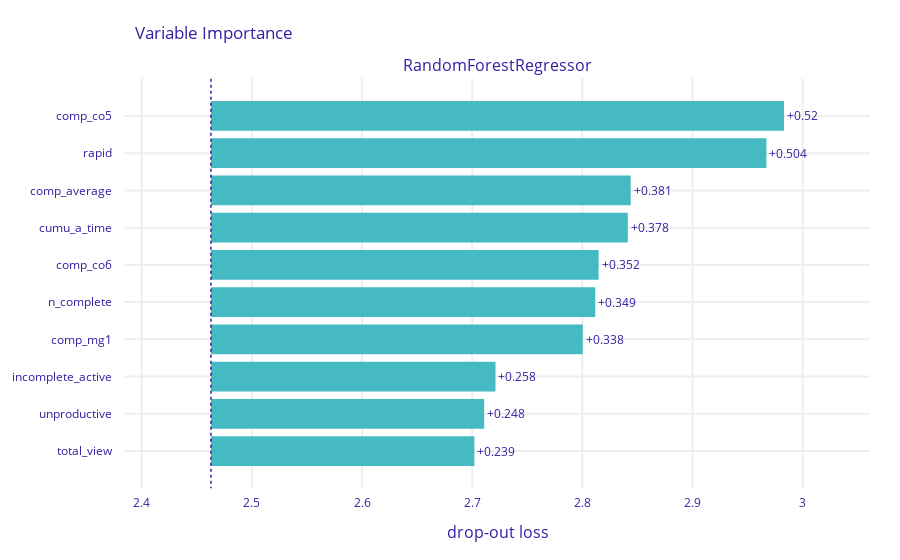
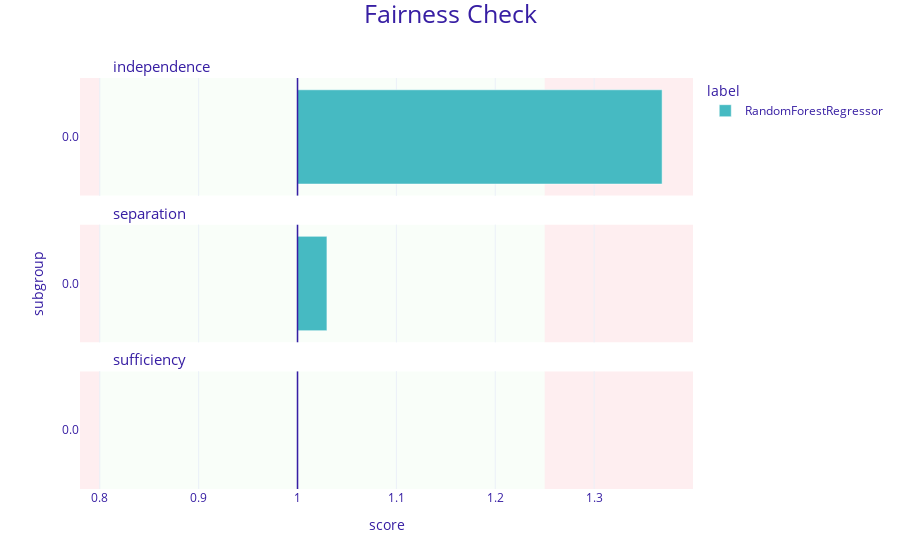
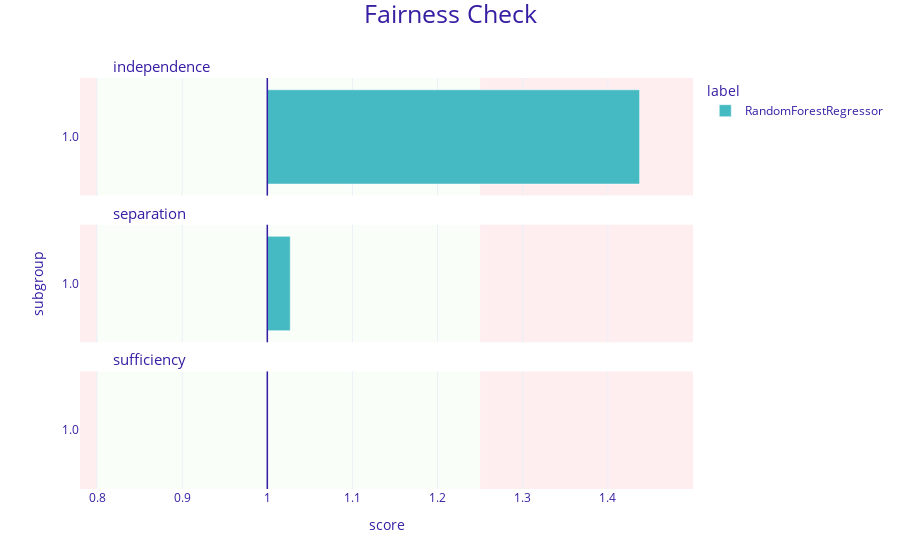
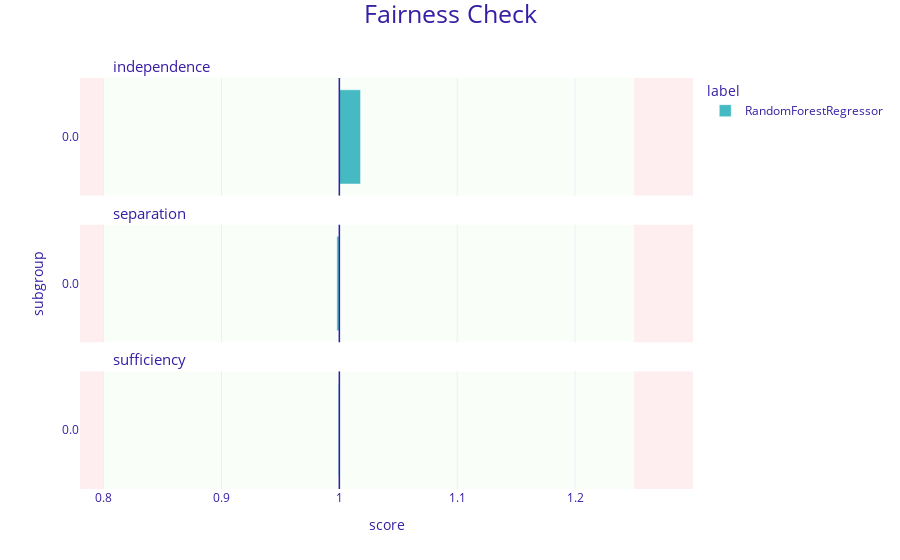

The notebook cell saved with these charts, in order:
### Code cell
run_regressor("rf", "sbst", features, protecteds)

### Figure 1 — Plotly figure (JSON) as saved in the notebook; plotly's stock layout.template omitted (floating-point values rounded to 4 significant figures)
{"data": [{"base": 2.463, "hoverinfo": "text", "hoverlabel": {"bgcolor": "rgba(0, 0, 0, 0.8)"}, "hovertext": ["Model: RandomForestRegressor loss after<br>variable: comp_co5 is permuted: 2.983<br>Drop-out loss change: +0.52", "Model: RandomForestRegressor loss after<br>variable: rapid is permuted: 2.967<br>Drop-out loss change: +0.504", "Model: RandomForestRegressor loss after<br>variable: comp_average is permuted: 2.844<br>Drop-out loss change: +0.381", "Model: RandomForestRegressor loss after<br>variable: cumu_a_time is permuted: 2.841<br>Drop-out loss change: +0.378", "Model: RandomForestRegressor loss after<br>variable: comp_co6 is permuted: 2.815<br>Drop-out loss change: +0.352", "Model: RandomForestRegressor loss after<br>variable: n_complete is permuted: 2.812<br>Drop-out loss change: +0.349", "Model: RandomForestRegressor loss after<br>variable: comp_mg1 is permuted: 2.8<br>Drop-out loss change: +0.338", "Model: RandomForestRegressor loss after<br>variable: incomplete_active is permuted: 2.721<br>Drop-out loss change: +0.258", "Model: RandomForestRegressor loss after<br>variable: unproductive is permuted: 2.711<br>Drop-out loss change: +0.248", "Model: RandomForestRegressor loss after<br>variable: total_view is permuted: 2.702<br>Drop-out loss change: +0.239"], "marker": {"color": "#46bac2"}, "orientation": "h", "showlegend": false, "text": ["+0.52", "+0.504", "+0.381", "+0.378", "+0.352", "+0.349", "+0.338", "+0.258", "+0.248", "+0.239"], "textposition": "outside", "type": "bar", "x": [0.5203, 0.5043, 0.3811, 0.3784, 0.3519, 0.3489, 0.3375, 0.2583, 0.2481, 0.2391], "xaxis": "x", "y": ["comp_co5", "rapid", "comp_average", "cumu_a_time", "comp_co6", "n_complete", "comp_mg1", "incomplete_active", "unproductive", "total_view"], "yaxis": "y"}], "layout": {"annotations": [{"font": {"size": 16}, "showarrow": false, "text": "RandomForestRegressor", "x": 0.5, "xanchor": "center", "xref": "paper", "y": 1, "yanchor": "bottom", "yref": "paper"}, {"font": {"size": 16}, "showarrow": false, "text": "drop-out loss", "x": 0.5, "xanchor": "center", "xref": "paper", "y": 0, "yanchor": "top", "yref": "paper", "yshift": -30}], "autosize": true, "font": {"color": "#371ea3"}, "margin": {"b": 71, "r": 30, "t": 78}, "shapes": [{"line": {"color": "#371ea3", "dash": "dot", "width": 1.5}, "type": "line", "x0": 2.463, "x1": 2.463, "xref": "x", "y0": -1, "y1": 10, "yref": "y"}], "title": {"text": "Variable Importance", "x": 0.15}, "xaxis": {"anchor": "y", "automargin": true, "domain": [0, 1], "fixedrange": true, "gridwidth": 2, "range": [2.385, 3.061], "tickcolor": "white", "ticklen": 3, "ticks": "outside", "type": "linear", "zeroline": false}, "yaxis": {"anchor": "x", "automargin": true, "autorange": true, "domain": [0, 1], "fixedrange": true, "gridwidth": 2, "range": [10.04, -1.035], "tickcolor": "white", "ticklen": 10, "ticks": "outside", "type": "category"}}}

### Figure 2 — Plotly figure (JSON) as saved in the notebook; plotly's stock layout.template omitted (floating-point values rounded to 4 significant figures)
{"data": [{"alignmentgroup": "True", "customdata": [["0.0", 1.369, "RandomForestRegressor"]], "hovertemplate": "<b>%{customdata[2]}</b><br>Subgroup: %{customdata[0]}<br>Score: %{customdata[1]}<br><extra></extra>", "legendgroup": "RandomForestRegressor", "marker": {"color": "#46bac2", "pattern": {"shape": ""}}, "name": "RandomForestRegressor", "offsetgroup": "RandomForestRegressor", "orientation": "h", "showlegend": true, "textposition": "auto", "type": "bar", "x": [0.3688], "xaxis": "x3", "y": [0.5], "yaxis": "y3"}, {"alignmentgroup": "True", "customdata": [["0.0", 1.03, "RandomForestRegressor"]], "hovertemplate": "<b>%{customdata[2]}</b><br>Subgroup: %{customdata[0]}<br>Score: %{customdata[1]}<br><extra></extra>", "legendgroup": "RandomForestRegressor", "marker": {"color": "#46bac2", "pattern": {"shape": ""}}, "name": "RandomForestRegressor", "offsetgroup": "RandomForestRegressor", "orientation": "h", "showlegend": false, "textposition": "auto", "type": "bar", "x": [0.02975], "xaxis": "x2", "y": [0.5], "yaxis": "y2"}, {"alignmentgroup": "True", "customdata": [["0.0", 1, "RandomForestRegressor"]], "hovertemplate": "<b>%{customdata[2]}</b><br>Subgroup: %{customdata[0]}<br>Score: %{customdata[1]}<br><extra></extra>", "legendgroup": "RandomForestRegressor", "marker": {"color": "#46bac2", "pattern": {"shape": ""}}, "name": "RandomForestRegressor", "offsetgroup": "RandomForestRegressor", "orientation": "h", "showlegend": false, "textposition": "auto", "type": "bar", "x": [-0.0003658], "xaxis": "x", "y": [0.5], "yaxis": "y"}], "layout": {"annotations": [{"font": {"size": 15}, "showarrow": false, "text": "sufficiency", "x": 0.05, "xanchor": "left", "xref": "paper", "y": 0.2867, "yanchor": "bottom", "yref": "paper"}, {"font": {"size": 15}, "showarrow": false, "text": "separation", "x": 0.05, "xanchor": "left", "xref": "paper", "y": 0.6433, "yanchor": "bottom", "yref": "paper"}, {"font": {"size": 15}, "showarrow": false, "text": "independence", "x": 0.05, "xanchor": "left", "xref": "paper", "y": 1.0, "yanchor": "bottom", "yref": "paper"}], "autosize": true, "barmode": "group", "font": {"color": "#371ea3"}, "legend": {"title": {"text": "label"}, "tracegroupgap": 0}, "margin": {"b": 71, "r": 30, "t": 78}, "shapes": [{"fillcolor": "#f05a71", "layer": "below", "line": {"width": 0}, "opacity": 0.1, "type": "rect", "x0": 0.25, "x1": 0.4, "xref": "x", "y0": 0, "y1": 1, "yref": "y"}, {"fillcolor": "#f05a71", "layer": "below", "line": {"width": 0}, "opacity": 0.1, "type": "rect", "x0": -0.22, "x1": -0.2, "xref": "x", "y0": 0, "y1": 1, "yref": "y"}, {"fillcolor": "#c7f5bf", "layer": "below", "line": {"width": 0}, "opacity": 0.1, "type": "rect", "x0": -0.2, "x1": 0.25, "xref": "x", "y0": 0, "y1": 1, "yref": "y"}, {"line": {"color": "#371ea3", "width": 1.5}, "type": "line", "x0": 0, "x1": 0, "xref": "x", "y0": 0, "y1": 1, "yref": "y"}, {"fillcolor": "#f05a71", "layer": "below", "line": {"width": 0}, "opacity": 0.1, "type": "rect", "x0": 0.25, "x1": 0.4, "xref": "x", "y0": 0, "y1": 1, "yref": "y2"}, {"fillcolor": "#f05a71", "layer": "below", "line": {"width": 0}, "opacity": 0.1, "type": "rect", "x0": -0.22, "x1": -0.2, "xref": "x", "y0": 0, "y1": 1, "yref": "y2"}, {"fillcolor": "#c7f5bf", "layer": "below", "line": {"width": 0}, "opacity": 0.1, "type": "rect", "x0": -0.2, "x1": 0.25, "xref": "x", "y0": 0, "y1": 1, "yref": "y2"}, {"line": {"color": "#371ea3", "width": 1.5}, "type": "line", "x0": 0, "x1": 0, "xref": "x", "y0": 0, "y1": 1, "yref": "y2"}, {"fillcolor": "#f05a71", "layer": "below", "line": {"width": 0}, "opacity": 0.1, "type": "rect", "x0": 0.25, "x1": 0.4, "xref": "x", "y0": 0, "y1": 1, "yref": "y3"}, {"fillcolor": "#f05a71", "layer": "below", "line": {"width": 0}, "opacity": 0.1, "type": "rect", "x0": -0.22, "x1": -0.2, "xref": "x", "y0": 0, "y1": 1, "yref": "y3"}, {"fillcolor": "#c7f5bf", "layer": "below", "line": {"width": 0}, "opacity": 0.1, "type": "rect", "x0": -0.2, "x1": 0.25, "xref": "x", "y0": 0, "y1": 1, "yref": "y3"}, {"line": {"color": "#371ea3", "width": 1.5}, "type": "line", "x0": 0, "x1": 0, "xref": "x", "y0": 0, "y1": 1, "yref": "y3"}], "title": {"font": {"size": 25}, "text": "Fairness Check", "x": 0.5, "y": 0.99}, "xaxis": {"anchor": "y", "domain": [0, 1], "range": [-0.22, 0.4], "ticktext": [0.7, 0.8, 0.9, 1, 1.1, 1.2, 1.3, 1], "tickvals": [-0.3, -0.2, -0.1, 0, 0.1, 0.2, 0.3, 0], "title": {"text": "score"}, "type": "linear"}, "xaxis2": {"anchor": "y2", "domain": [0, 1], "matches": "x", "range": [-0.22, 0.4], "showticklabels": false, "ticktext": [0.7, 0.8, 0.9, 1, 1.1, 1.2, 1.3, 1], "tickvals": [-0.3, -0.2, -0.1, 0, 0.1, 0.2, 0.3, 0], "type": "linear"}, "xaxis3": {"anchor": "y3", "domain": [0, 1], "matches": "x", "range": [-0.22, 0.4], "showticklabels": false, "ticktext": [0.7, 0.8, 0.9, 1, 1.1, 1.2, 1.3, 1], "tickvals": [-0.3, -0.2, -0.1, 0, 0.1, 0.2, 0.3, 0], "type": "linear"}, "yaxis": {"anchor": "x", "domain": [0, 0.2867], "range": [0, 1], "showgrid": false, "ticktext": ["0.0"], "tickvals": [0.5], "title": {"text": ""}, "type": "linear", "zeroline": false}, "yaxis2": {"anchor": "x2", "domain": [0.3567, 0.6433], "matches": "y", "range": [0, 1], "showgrid": false, "ticktext": ["0.0"], "tickvals": [0.5], "title": {"text": "subgroup"}, "type": "linear", "zeroline": false}, "yaxis3": {"anchor": "x3", "domain": [0.7133, 1.0], "matches": "y", "range": [0, 1], "showgrid": false, "ticktext": ["0.0"], "tickvals": [0.5], "title": {"text": ""}, "type": "linear", "zeroline": false}}}

### Figure 3 — Plotly figure (JSON) as saved in the notebook; plotly's stock layout.template omitted (floating-point values rounded to 4 significant figures)
{"data": [{"alignmentgroup": "True", "customdata": [["1.0", 1.437, "RandomForestRegressor"]], "hovertemplate": "<b>%{customdata[2]}</b><br>Subgroup: %{customdata[0]}<br>Score: %{customdata[1]}<br><extra></extra>", "legendgroup": "RandomForestRegressor", "marker": {"color": "#46bac2", "pattern": {"shape": ""}}, "name": "RandomForestRegressor", "offsetgroup": "RandomForestRegressor", "orientation": "h", "showlegend": true, "textposition": "auto", "type": "bar", "x": [0.4373], "xaxis": "x3", "y": [0.5], "yaxis": "y3"}, {"alignmentgroup": "True", "customdata": [["1.0", 1.027, "RandomForestRegressor"]], "hovertemplate": "<b>%{customdata[2]}</b><br>Subgroup: %{customdata[0]}<br>Score: %{customdata[1]}<br><extra></extra>", "legendgroup": "RandomForestRegressor", "marker": {"color": "#46bac2", "pattern": {"shape": ""}}, "name": "RandomForestRegressor", "offsetgroup": "RandomForestRegressor", "orientation": "h", "showlegend": false, "textposition": "auto", "type": "bar", "x": [0.02693], "xaxis": "x2", "y": [0.5], "yaxis": "y2"}, {"alignmentgroup": "True", "customdata": [["1.0", 1, "RandomForestRegressor"]], "hovertemplate": "<b>%{customdata[2]}</b><br>Subgroup: %{customdata[0]}<br>Score: %{customdata[1]}<br><extra></extra>", "legendgroup": "RandomForestRegressor", "marker": {"color": "#46bac2", "pattern": {"shape": ""}}, "name": "RandomForestRegressor", "offsetgroup": "RandomForestRegressor", "orientation": "h", "showlegend": false, "textposition": "auto", "type": "bar", "x": [0.000402], "xaxis": "x", "y": [0.5], "yaxis": "y"}], "layout": {"annotations": [{"font": {"size": 15}, "showarrow": false, "text": "sufficiency", "x": 0.05, "xanchor": "left", "xref": "paper", "y": 0.2867, "yanchor": "bottom", "yref": "paper"}, {"font": {"size": 15}, "showarrow": false, "text": "separation", "x": 0.05, "xanchor": "left", "xref": "paper", "y": 0.6433, "yanchor": "bottom", "yref": "paper"}, {"font": {"size": 15}, "showarrow": false, "text": "independence", "x": 0.05, "xanchor": "left", "xref": "paper", "y": 1.0, "yanchor": "bottom", "yref": "paper"}], "autosize": true, "barmode": "group", "font": {"color": "#371ea3"}, "legend": {"title": {"text": "label"}, "tracegroupgap": 0}, "margin": {"b": 71, "r": 30, "t": 78}, "shapes": [{"fillcolor": "#f05a71", "layer": "below", "line": {"width": 0}, "opacity": 0.1, "type": "rect", "x0": 0.25, "x1": 0.5, "xref": "x", "y0": 0, "y1": 1, "yref": "y"}, {"fillcolor": "#f05a71", "layer": "below", "line": {"width": 0}, "opacity": 0.1, "type": "rect", "x0": -0.22, "x1": -0.2, "xref": "x", "y0": 0, "y1": 1, "yref": "y"}, {"fillcolor": "#c7f5bf", "layer": "below", "line": {"width": 0}, "opacity": 0.1, "type": "rect", "x0": -0.2, "x1": 0.25, "xref": "x", "y0": 0, "y1": 1, "yref": "y"}, {"line": {"color": "#371ea3", "width": 1.5}, "type": "line", "x0": 0, "x1": 0, "xref": "x", "y0": 0, "y1": 1, "yref": "y"}, {"fillcolor": "#f05a71", "layer": "below", "line": {"width": 0}, "opacity": 0.1, "type": "rect", "x0": 0.25, "x1": 0.5, "xref": "x", "y0": 0, "y1": 1, "yref": "y2"}, {"fillcolor": "#f05a71", "layer": "below", "line": {"width": 0}, "opacity": 0.1, "type": "rect", "x0": -0.22, "x1": -0.2, "xref": "x", "y0": 0, "y1": 1, "yref": "y2"}, {"fillcolor": "#c7f5bf", "layer": "below", "line": {"width": 0}, "opacity": 0.1, "type": "rect", "x0": -0.2, "x1": 0.25, "xref": "x", "y0": 0, "y1": 1, "yref": "y2"}, {"line": {"color": "#371ea3", "width": 1.5}, "type": "line", "x0": 0, "x1": 0, "xref": "x", "y0": 0, "y1": 1, "yref": "y2"}, {"fillcolor": "#f05a71", "layer": "below", "line": {"width": 0}, "opacity": 0.1, "type": "rect", "x0": 0.25, "x1": 0.5, "xref": "x", "y0": 0, "y1": 1, "yref": "y3"}, {"fillcolor": "#f05a71", "layer": "below", "line": {"width": 0}, "opacity": 0.1, "type": "rect", "x0": -0.22, "x1": -0.2, "xref": "x", "y0": 0, "y1": 1, "yref": "y3"}, {"fillcolor": "#c7f5bf", "layer": "below", "line": {"width": 0}, "opacity": 0.1, "type": "rect", "x0": -0.2, "x1": 0.25, "xref": "x", "y0": 0, "y1": 1, "yref": "y3"}, {"line": {"color": "#371ea3", "width": 1.5}, "type": "line", "x0": 0, "x1": 0, "xref": "x", "y0": 0, "y1": 1, "yref": "y3"}], "title": {"font": {"size": 25}, "text": "Fairness Check", "x": 0.5, "y": 0.99}, "xaxis": {"anchor": "y", "domain": [0, 1], "range": [-0.22, 0.5], "ticktext": [0.7, 0.8, 0.9, 1, 1.1, 1.2, 1.3, 1.4, 1], "tickvals": [-0.3, -0.2, -0.1, 0, 0.1, 0.2, 0.3, 0.4, 0], "title": {"text": "score"}, "type": "linear"}, "xaxis2": {"anchor": "y2", "domain": [0, 1], "matches": "x", "range": [-0.22, 0.5], "showticklabels": false, "ticktext": [0.7, 0.8, 0.9, 1, 1.1, 1.2, 1.3, 1.4, 1], "tickvals": [-0.3, -0.2, -0.1, 0, 0.1, 0.2, 0.3, 0.4, 0], "type": "linear"}, "xaxis3": {"anchor": "y3", "domain": [0, 1], "matches": "x", "range": [-0.22, 0.5], "showticklabels": false, "ticktext": [0.7, 0.8, 0.9, 1, 1.1, 1.2, 1.3, 1.4, 1], "tickvals": [-0.3, -0.2, -0.1, 0, 0.1, 0.2, 0.3, 0.4, 0], "type": "linear"}, "yaxis": {"anchor": "x", "domain": [0, 0.2867], "range": [0, 1], "showgrid": false, "ticktext": ["1.0"], "tickvals": [0.5], "title": {"text": ""}, "type": "linear", "zeroline": false}, "yaxis2": {"anchor": "x2", "domain": [0.3567, 0.6433], "matches": "y", "range": [0, 1], "showgrid": false, "ticktext": ["1.0"], "tickvals": [0.5], "title": {"text": "subgroup"}, "type": "linear", "zeroline": false}, "yaxis3": {"anchor": "x3", "domain": [0.7133, 1.0], "matches": "y", "range": [0, 1], "showgrid": false, "ticktext": ["1.0"], "tickvals": [0.5], "title": {"text": ""}, "type": "linear", "zeroline": false}}}

### Figure 4 — Plotly figure (JSON) as saved in the notebook; plotly's stock layout.template omitted (floating-point values rounded to 4 significant figures)
{"data": [{"alignmentgroup": "True", "customdata": [["0.0", 1.018, "RandomForestRegressor"]], "hovertemplate": "<b>%{customdata[2]}</b><br>Subgroup: %{customdata[0]}<br>Score: %{customdata[1]}<br><extra></extra>", "legendgroup": "RandomForestRegressor", "marker": {"color": "#46bac2", "pattern": {"shape": ""}}, "name": "RandomForestRegressor", "offsetgroup": "RandomForestRegressor", "orientation": "h", "showlegend": true, "textposition": "auto", "type": "bar", "x": [0.01801], "xaxis": "x3", "y": [0.5], "yaxis": "y3"}, {"alignmentgroup": "True", "customdata": [["0.0", 0.998, "RandomForestRegressor"]], "hovertemplate": "<b>%{customdata[2]}</b><br>Subgroup: %{customdata[0]}<br>Score: %{customdata[1]}<br><extra></extra>", "legendgroup": "RandomForestRegressor", "marker": {"color": "#46bac2", "pattern": {"shape": ""}}, "name": "RandomForestRegressor", "offsetgroup": "RandomForestRegressor", "orientation": "h", "showlegend": false, "textposition": "auto", "type": "bar", "x": [-0.002148], "xaxis": "x2", "y": [0.5], "yaxis": "y2"}, {"alignmentgroup": "True", "customdata": [["0.0", 0.999, "RandomForestRegressor"]], "hovertemplate": "<b>%{customdata[2]}</b><br>Subgroup: %{customdata[0]}<br>Score: %{customdata[1]}<br><extra></extra>", "legendgroup": "RandomForestRegressor", "marker": {"color": "#46bac2", "pattern": {"shape": ""}}, "name": "RandomForestRegressor", "offsetgroup": "RandomForestRegressor", "orientation": "h", "showlegend": false, "textposition": "auto", "type": "bar", "x": [-0.0008591], "xaxis": "x", "y": [0.5], "yaxis": "y"}], "layout": {"annotations": [{"font": {"size": 15}, "showarrow": false, "text": "sufficiency", "x": 0.05, "xanchor": "left", "xref": "paper", "y": 0.2867, "yanchor": "bottom", "yref": "paper"}, {"font": {"size": 15}, "showarrow": false, "text": "separation", "x": 0.05, "xanchor": "left", "xref": "paper", "y": 0.6433, "yanchor": "bottom", "yref": "paper"}, {"font": {"size": 15}, "showarrow": false, "text": "independence", "x": 0.05, "xanchor": "left", "xref": "paper", "y": 1.0, "yanchor": "bottom", "yref": "paper"}], "autosize": true, "barmode": "group", "font": {"color": "#371ea3"}, "legend": {"title": {"text": "label"}, "tracegroupgap": 0}, "margin": {"b": 71, "r": 30, "t": 78}, "shapes": [{"fillcolor": "#f05a71", "layer": "below", "line": {"width": 0}, "opacity": 0.1, "type": "rect", "x0": 0.25, "x1": 0.3, "xref": "x", "y0": 0, "y1": 1, "yref": "y"}, {"fillcolor": "#f05a71", "layer": "below", "line": {"width": 0}, "opacity": 0.1, "type": "rect", "x0": -0.22, "x1": -0.2, "xref": "x", "y0": 0, "y1": 1, "yref": "y"}, {"fillcolor": "#c7f5bf", "layer": "below", "line": {"width": 0}, "opacity": 0.1, "type": "rect", "x0": -0.2, "x1": 0.25, "xref": "x", "y0": 0, "y1": 1, "yref": "y"}, {"line": {"color": "#371ea3", "width": 1.5}, "type": "line", "x0": 0, "x1": 0, "xref": "x", "y0": 0, "y1": 1, "yref": "y"}, {"fillcolor": "#f05a71", "layer": "below", "line": {"width": 0}, "opacity": 0.1, "type": "rect", "x0": 0.25, "x1": 0.3, "xref": "x", "y0": 0, "y1": 1, "yref": "y2"}, {"fillcolor": "#f05a71", "layer": "below", "line": {"width": 0}, "opacity": 0.1, "type": "rect", "x0": -0.22, "x1": -0.2, "xref": "x", "y0": 0, "y1": 1, "yref": "y2"}, {"fillcolor": "#c7f5bf", "layer": "below", "line": {"width": 0}, "opacity": 0.1, "type": "rect", "x0": -0.2, "x1": 0.25, "xref": "x", "y0": 0, "y1": 1, "yref": "y2"}, {"line": {"color": "#371ea3", "width": 1.5}, "type": "line", "x0": 0, "x1": 0, "xref": "x", "y0": 0, "y1": 1, "yref": "y2"}, {"fillcolor": "#f05a71", "layer": "below", "line": {"width": 0}, "opacity": 0.1, "type": "rect", "x0": 0.25, "x1": 0.3, "xref": "x", "y0": 0, "y1": 1, "yref": "y3"}, {"fillcolor": "#f05a71", "layer": "below", "line": {"width": 0}, "opacity": 0.1, "type": "rect", "x0": -0.22, "x1": -0.2, "xref": "x", "y0": 0, "y1": 1, "yref": "y3"}, {"fillcolor": "#c7f5bf", "layer": "below", "line": {"width": 0}, "opacity": 0.1, "type": "rect", "x0": -0.2, "x1": 0.25, "xref": "x", "y0": 0, "y1": 1, "yref": "y3"}, {"line": {"color": "#371ea3", "width": 1.5}, "type": "line", "x0": 0, "x1": 0, "xref": "x", "y0": 0, "y1": 1, "yref": "y3"}], "title": {"font": {"size": 25}, "text": "Fairness Check", "x": 0.5, "y": 0.99}, "xaxis": {"anchor": "y", "domain": [0, 1], "range": [-0.22, 0.3], "ticktext": [0.7, 0.8, 0.9, 1, 1.1, 1.2, 1], "tickvals": [-0.3, -0.2, -0.1, 0, 0.1, 0.2, 0], "title": {"text": "score"}, "type": "linear"}, "xaxis2": {"anchor": "y2", "domain": [0, 1], "matches": "x", "range": [-0.22, 0.3], "showticklabels": false, "ticktext": [0.7, 0.8, 0.9, 1, 1.1, 1.2, 1], "tickvals": [-0.3, -0.2, -0.1, 0, 0.1, 0.2, 0], "type": "linear"}, "xaxis3": {"anchor": "y3", "domain": [0, 1], "matches": "x", "range": [-0.22, 0.3], "showticklabels": false, "ticktext": [0.7, 0.8, 0.9, 1, 1.1, 1.2, 1], "tickvals": [-0.3, -0.2, -0.1, 0, 0.1, 0.2, 0], "type": "linear"}, "yaxis": {"anchor": "x", "domain": [0, 0.2867], "range": [0, 1], "showgrid": false, "ticktext": ["0.0"], "tickvals": [0.5], "title": {"text": ""}, "type": "linear", "zeroline": false}, "yaxis2": {"anchor": "x2", "domain": [0.3567, 0.6433], "matches": "y", "range": [0, 1], "showgrid": false, "ticktext": ["0.0"], "tickvals": [0.5], "title": {"text": "subgroup"}, "type": "linear", "zeroline": false}, "yaxis3": {"anchor": "x3", "domain": [0.7133, 1.0], "matches": "y", "range": [0, 1], "showgrid": false, "ticktext": ["0.0"], "tickvals": [0.5], "title": {"text": ""}, "type": "linear", "zeroline": false}}}
